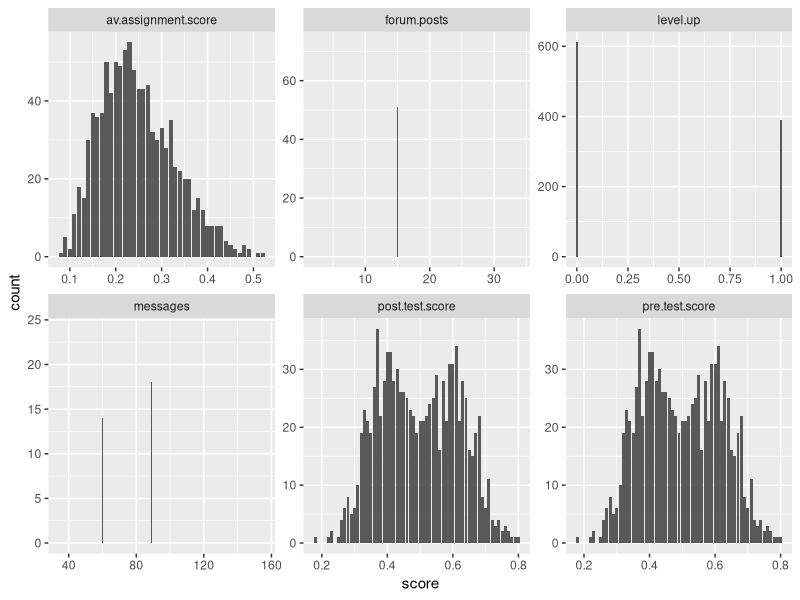
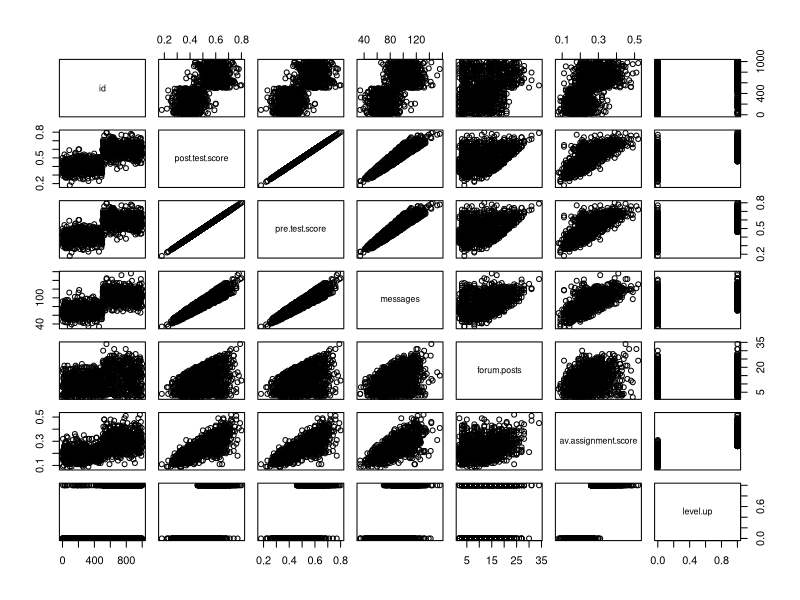
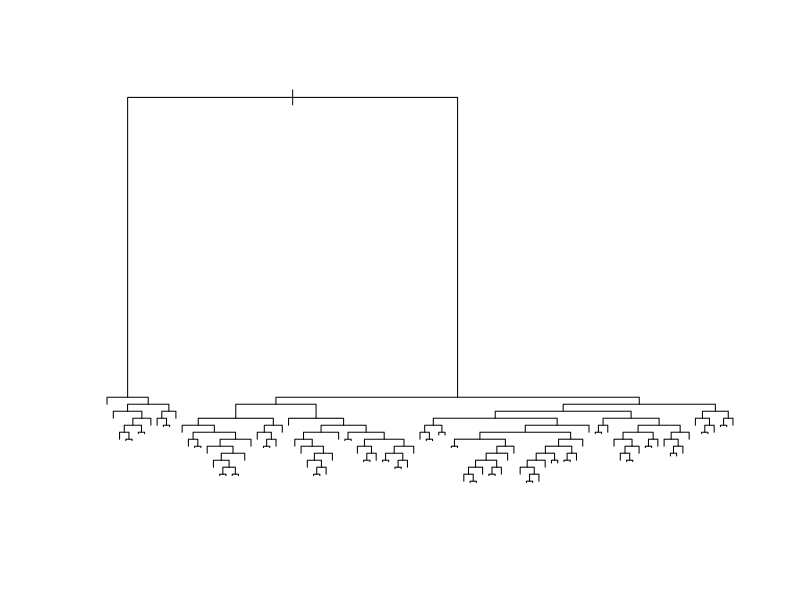
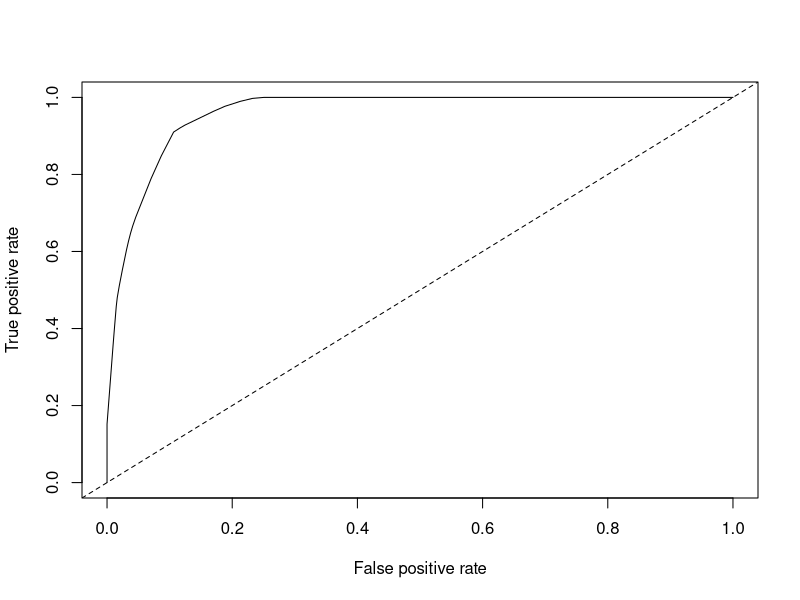

Here is the R script that generated these plots, in order:
## ---- chunk 1
id <- seq(1,1000,1)
D1 <- data.frame(id)

post.test1 <- rnorm(500, 0.4,0.07)
post.test1 <- ifelse(post.test1 < 0, 0, post.test1)
post.test1 <- ifelse(post.test1 > 1, 1, post.test1)
post.test2 <- rnorm(500, 0.6,0.07)
post.test2 <- ifelse(post.test2 < 0, 0, post.test2)
post.test2 <- ifelse(post.test2 > 1, 1, post.test2)

D1$post.test.score <- round(c(post.test1,post.test2),2)

D1$pre.test.score <- round(c(post.test1,post.test2), 2)

D1$messages <- round(sample(c(150:200),1000, replace = TRUE)*D1$post.test.score)
D1$forum.posts <- round(sample(c(0:40),1000, replace = TRUE)*(D1$post.test.score) + 2)
D1$av.assignment.score <- round(D1$post.test.score*rnorm(1000, 0.5,0.1),2)
D1$level.up <- ifelse(D1$post.test.score > 0.45 & D1$av.assignment.score > 0.25, "yes", "no")


## ---- chunk 2
#Start by creating histograms of the distributions for all variables (#HINT: look up "facet" in the ggplot documentation)
install.packages("ggplot2")
library(ggplot2)
install.packages("tidyr")
library(tidyr)
install.packages("dplyr")
library(dplyr)
D2 <- select(D1, 1:7)
D2$level.up <- ifelse(D2$level.up == "yes", 1,0)

D3 <- gather(D2, "measure", "score", 2:7)

p1 <- ggplot(D3, aes(score)) + facet_wrap(~measure, scales = "free")
p1 + geom_histogram(stat = "count")

#Then visualize the relationships between variables
pairs(D2)
#Try to capture an intution about the data and the relationships



## ---- chunk 3
#Create a classification tree that predicts whether a student "levels up" in the online course using three variables of your choice (As we did last time, set all controls to their minimums)

install.packages("rpart")
library(rpart)
install.packages("party")
library(party)

c.tree1 <- rpart(level.up ~ forum.posts + pre.test.score, method = "class", data = D1, control=rpart.control(minsplit=1, minbucket=1, cp=0.001))

printcp(c.tree1)


#Plot and generate a CP table for your tree 
plot(c.tree1)

#Generate a probability value that represents the probability that a student levels up based your classification tree 
D1$pred <- predict(c.tree1, type = "prob")[,2]

#Last class we used type = "class" which predicted the classification for us, this time we are using type = "prob" to see the probability that our classififcation is based on.
## ---- chunk 4
install.packages("ROCR")
library(ROCR)

#Plot the curve
pred.detail <- prediction(D1$pred, D1$level.up) 
plot(performance(pred.detail, "tpr", "fpr"))
abline(0, 1, lty = 2)

#Calculate the Area Under the Curve
unlist(slot(performance(pred.detail,"auc"), "y.values"))#Unlist liberates the AUC value from the "performance" object created by ROCR

#Now repeat this process, but using the variables you did not use for the previous model and compare the plots & results of your two models. Which one do you think was the better model? Why?
## ---- chunk 5
#Look at the ROC plot for your first model. Based on this plot choose a probability threshold that balances capturing the most correct predictions against false positives. Then generate a new variable in your data set that classifies each student according to your chosen threshold.

D1$threshold.pred1 <- ifelse(D1$pred >= 0.8, "yes", "no")

D1$threshold.pred2 <- ifelse(D1$pred >= 0.95, "yes", "no")

D1$threshold.pred3 <- ifelse(D1$pred >= 0.25, "yes", "no") 

#Now generate three diagnostics:

D1$accuracy.model1 <- mean(ifelse(D1$level.up == D1$threshold.pred1, 1, 0))

D1$precision.model1 <-  sum(D1$truepos.model1)/(sum(D1$truepos.model1) + sum(D1$falsepos.model1))

D1$recall.model1 <-  sum(D1$truepos.model1)/(sum(D1$truepos.model1) + sum(D1$falseneg.model1))


#Finally, calculate Kappa for your model according to:

#First generate the table of comparisons
table1 <- table(D1$level.up, D1$threshold.pred1)

#Convert to matrix
matrix1 <- as.matrix(table1)

#Calculate kappa
kappa(matrix1, exact = TRUE)/kappa(matrix1)

#Now choose a different threshold value and repeat these diagnostics. What conclusions can you draw about your two thresholds?

D1$threshold.pred1 <- ifelse(D1$pred >= 0.7, "yes", "no")

D1$threshold.pred2 <- ifelse(D1$pred >= 0.85, "yes", "no")

D1$threshold.pred3 <- ifelse(D1$pred >= 0.15, "yes", "no") 

#Now generate three diagnostics:

D1$accuracy.model1 <- mean(ifelse(D1$level.up == D1$threshold.pred1, 1, 0))

D1$precision.model1 <-  sum(D1$truepos.model1)/(sum(D1$truepos.model1) + sum(D1$falsepos.model1))

D1$recall.model1 <-  sum(D1$truepos.model1)/(sum(D1$truepos.model1) + sum(D1$falseneg.model1))


#Finally, calculate Kappa for your model according to:

#First generate the table of comparisons
table1 <- table(D1$level.up, D1$threshold.pred1)

#Convert to matrix
matrix1 <- as.matrix(table1)

#Calculate kappa
kappa(matrix1, exact = TRUE)/kappa(matrix1)

#The result does not alter a lot though the two thresholds are pretty different
